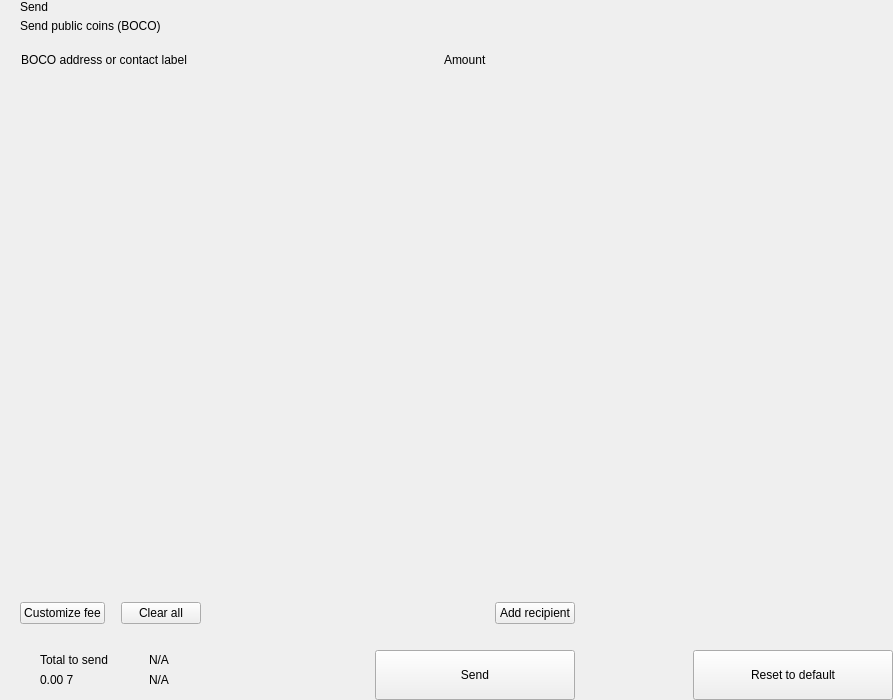
<?xml version="1.0" encoding="UTF-8"?>
<ui version="4.0">
 <class>send</class>
 <widget class="QWidget" name="send">
  <property name="geometry">
   <rect>
    <x>0</x>
    <y>0</y>
    <width>893</width>
    <height>700</height>
   </rect>
  </property>
  <property name="windowTitle">
   <string>Form</string>
  </property>
  <layout class="QHBoxLayout" name="horizontalLayout_2" stretch="2,1">
   <property name="spacing">
    <number>0</number>
   </property>
   <property name="leftMargin">
    <number>0</number>
   </property>
   <property name="topMargin">
    <number>0</number>
   </property>
   <property name="rightMargin">
    <number>0</number>
   </property>
   <property name="bottomMargin">
    <number>0</number>
   </property>
   <item>
    <widget class="QWidget" name="left" native="true">
     <layout class="QVBoxLayout" name="verticalLayout_3">
      <property name="spacing">
       <number>0</number>
      </property>
      <property name="leftMargin">
       <number>0</number>
      </property>
      <property name="topMargin">
       <number>0</number>
      </property>
      <property name="rightMargin">
       <number>0</number>
      </property>
      <property name="bottomMargin">
       <number>0</number>
      </property>
      <item>
       <layout class="QVBoxLayout" name="verticalLayout_22" stretch="0,0,0,1,0,0,0,0">
        <property name="spacing">
         <number>0</number>
        </property>
        <item>
         <layout class="QHBoxLayout" name="horizontalLayout_3">
          <property name="spacing">
           <number>0</number>
          </property>
          <property name="leftMargin">
           <number>20</number>
          </property>
          <property name="rightMargin">
           <number>20</number>
          </property>
          <item>
           <layout class="QVBoxLayout" name="verticalLayout">
            <property name="spacing">
             <number>5</number>
            </property>
            <item>
             <widget class="QLabel" name="labelTitle">
              <property name="text">
               <string>Send</string>
              </property>
              <property name="alignment">
               <set>Qt::AlignLeading|Qt::AlignLeft|Qt::AlignVCenter</set>
              </property>
             </widget>
            </item>
            <item>
             <widget class="QLabel" name="labelSubtitle1">
              <property name="text">
               <string>Send public coins (BOCO)</string>
              </property>
             </widget>
            </item>
           </layout>
          </item>
          <item>
           <spacer name="horizontalSpacer">
            <property name="orientation">
             <enum>Qt::Horizontal</enum>
            </property>
            <property name="sizeHint" stdset="0">
             <size>
              <width>40</width>
              <height>20</height>
             </size>
            </property>
           </spacer>
          </item>
         </layout>
        </item>
        <item>
         <spacer name="verticalSpacer_2">
          <property name="orientation">
           <enum>Qt::Vertical</enum>
          </property>
          <property name="sizeType">
           <enum>QSizePolicy::Fixed</enum>
          </property>
          <property name="sizeHint" stdset="0">
           <size>
            <width>20</width>
            <height>20</height>
           </size>
          </property>
         </spacer>
        </item>
        <item>
         <layout class="QHBoxLayout" name="horizontalLayout" stretch="6,0,2">
          <property name="spacing">
           <number>0</number>
          </property>
          <property name="leftMargin">
           <number>10</number>
          </property>
          <property name="topMargin">
           <number>0</number>
          </property>
          <property name="rightMargin">
           <number>20</number>
          </property>
          <property name="bottomMargin">
           <number>0</number>
          </property>
          <item>
           <widget class="QLabel" name="labelSubtitleAddress">
            <property name="styleSheet">
             <string notr="true">margin-left:8px;</string>
            </property>
            <property name="text">
             <string>BOCO address or contact label</string>
            </property>
           </widget>
          </item>
          <item>
           <spacer name="horizontalSpacer_3">
            <property name="orientation">
             <enum>Qt::Horizontal</enum>
            </property>
            <property name="sizeType">
             <enum>QSizePolicy::Fixed</enum>
            </property>
            <property name="sizeHint" stdset="0">
             <size>
              <width>40</width>
              <height>1</height>
             </size>
            </property>
           </spacer>
          </item>
          <item>
           <widget class="QLabel" name="labelSubtitleAmount">
            <property name="text">
             <string>Amount</string>
            </property>
           </widget>
          </item>
         </layout>
        </item>
        <item>
         <widget class="QScrollArea" name="scrollArea">
          <property name="minimumSize">
           <size>
            <width>0</width>
            <height>350</height>
           </size>
          </property>
          <property name="styleSheet">
           <string notr="true">#scrollArea {
            background:transparent;
            margin-top:10px;
}</string>
          </property>
          <property name="horizontalScrollBarPolicy">
           <enum>Qt::ScrollBarAlwaysOff</enum>
          </property>
          <property name="sizeAdjustPolicy">
           <enum>QAbstractScrollArea::AdjustIgnored</enum>
          </property>
          <property name="widgetResizable">
           <bool>true</bool>
          </property>
          <property name="alignment">
           <set>Qt::AlignLeading|Qt::AlignLeft|Qt::AlignTop</set>
          </property>
          <widget class="QWidget" name="scrollAreaWidgetContents">
           <property name="geometry">
            <rect>
             <x>0</x>
             <y>0</y>
             <width>591</width>
             <height>16</height>
            </rect>
           </property>
           <property name="sizePolicy">
            <sizepolicy hsizetype="Preferred" vsizetype="Maximum">
             <horstretch>0</horstretch>
             <verstretch>0</verstretch>
            </sizepolicy>
           </property>
           <property name="autoFillBackground">
            <bool>false</bool>
           </property>
           <property name="styleSheet">
            <string notr="true">#scrollAreaWidgetContents {
             background:transparent;
             }</string>
           </property>
           <layout class="QVBoxLayout" name="verticalLayout_7">
            <property name="spacing">
             <number>0</number>
            </property>
            <property name="sizeConstraint">
             <enum>QLayout::SetDefaultConstraint</enum>
            </property>
            <property name="leftMargin">
             <number>0</number>
            </property>
            <property name="topMargin">
             <number>0</number>
            </property>
            <property name="rightMargin">
             <number>0</number>
            </property>
            <property name="bottomMargin">
             <number>0</number>
            </property>
           </layout>
          </widget>
         </widget>
        </item>
        <item>
         <spacer name="verticalSpacer_4">
          <property name="orientation">
           <enum>Qt::Vertical</enum>
          </property>
          <property name="sizeType">
           <enum>QSizePolicy::Fixed</enum>
          </property>
          <property name="sizeHint" stdset="0">
           <size>
            <width>20</width>
            <height>20</height>
           </size>
          </property>
         </spacer>
        </item>
        <item>
         <layout class="QHBoxLayout" name="horizontalLayout_20">
          <property name="spacing">
           <number>6</number>
          </property>
          <property name="leftMargin">
           <number>20</number>
          </property>
          <property name="rightMargin">
           <number>20</number>
          </property>
          <item>
           <widget class="QPushButton" name="pushButtonFee">
            <property name="focusPolicy">
             <enum>Qt::NoFocus</enum>
            </property>
            <property name="text">
             <string>Customize fee</string>
            </property>
           </widget>
          </item>
          <item>
           <spacer name="horizontalSpacer_11">
            <property name="orientation">
             <enum>Qt::Horizontal</enum>
            </property>
            <property name="sizeType">
             <enum>QSizePolicy::Minimum</enum>
            </property>
            <property name="sizeHint" stdset="0">
             <size>
              <width>10</width>
              <height>20</height>
             </size>
            </property>
           </spacer>
          </item>
          <item>
           <widget class="QPushButton" name="pushButtonClear">
            <property name="focusPolicy">
             <enum>Qt::NoFocus</enum>
            </property>
            <property name="layoutDirection">
             <enum>Qt::RightToLeft</enum>
            </property>
            <property name="text">
             <string>Clear all</string>
            </property>
           </widget>
          </item>
          <item>
           <spacer name="horizontalSpacer_2">
            <property name="orientation">
             <enum>Qt::Horizontal</enum>
            </property>
            <property name="sizeHint" stdset="0">
             <size>
              <width>40</width>
              <height>20</height>
             </size>
            </property>
           </spacer>
          </item>
          <item>
           <widget class="QPushButton" name="pushButtonAddRecipient">
            <property name="focusPolicy">
             <enum>Qt::NoFocus</enum>
            </property>
            <property name="text">
             <string>Add recipient</string>
            </property>
           </widget>
          </item>
         </layout>
        </item>
        <item>
         <spacer name="verticalSpacer">
          <property name="orientation">
           <enum>Qt::Vertical</enum>
          </property>
          <property name="sizeType">
           <enum>QSizePolicy::Fixed</enum>
          </property>
          <property name="sizeHint" stdset="0">
           <size>
            <width>20</width>
            <height>16</height>
           </size>
          </property>
         </spacer>
        </item>
        <item>
         <layout class="QHBoxLayout" name="horizontalLayout_7">
          <property name="rightMargin">
           <number>20</number>
          </property>
          <item>
           <layout class="QHBoxLayout" name="horizontalLayout_10">
            <property name="spacing">
             <number>0</number>
            </property>
            <property name="leftMargin">
             <number>8</number>
            </property>
            <item>
             <widget class="QStackedWidget" name="stackedWidget">
              <property name="minimumSize">
               <size>
                <width>0</width>
                <height>60</height>
               </size>
              </property>
              <property name="maximumSize">
               <size>
                <width>16777215</width>
                <height>60</height>
               </size>
              </property>
              <widget class="QWidget" name="page1">
               <layout class="QVBoxLayout" name="verticalLayout_71" stretch="0">
                <property name="spacing">
                 <number>6</number>
                </property>
                <property name="leftMargin">
                 <number>12</number>
                </property>
                <property name="topMargin">
                 <number>0</number>
                </property>
                <property name="rightMargin">
                 <number>0</number>
                </property>
                <property name="bottomMargin">
                 <number>0</number>
                </property>
                <item>
                 <widget class="QWidget" name="coinWidget" native="true">
                  <property name="minimumSize">
                   <size>
                    <width>0</width>
                    <height>60</height>
                   </size>
                  </property>
                  <property name="maximumSize">
                   <size>
                    <width>16777215</width>
                    <height>60</height>
                   </size>
                  </property>
                  <layout class="QHBoxLayout" name="horizontalLayout_9">
                   <property name="spacing">
                    <number>0</number>
                   </property>
                   <property name="leftMargin">
                    <number>20</number>
                   </property>
                   <property name="topMargin">
                    <number>10</number>
                   </property>
                   <property name="rightMargin">
                    <number>20</number>
                   </property>
                   <property name="bottomMargin">
                    <number>10</number>
                   </property>
                   <item>
                    <layout class="QVBoxLayout" name="verticalSend">
                     <property name="spacing">
                      <number>0</number>
                     </property>
                     <item>
                      <widget class="QLabel" name="labelTitleTotalSend">
                       <property name="text">
                        <string>Total to send</string>
                       </property>
                      </widget>
                     </item>
                     <item>
                      <widget class="QLabel" name="labelAmountSend">
                       <property name="text">
                        <string notr="true">0.00 7</string>
                       </property>
                      </widget>
                     </item>
                    </layout>
                   </item>
                   <item>
                    <spacer name="horizontalSpacer_9">
                     <property name="orientation">
                      <enum>Qt::Horizontal</enum>
                     </property>
                     <property name="sizeType">
                      <enum>QSizePolicy::Fixed</enum>
                     </property>
                     <property name="sizeHint" stdset="0">
                      <size>
                       <width>20</width>
                       <height>20</height>
                      </size>
                     </property>
                    </spacer>
                   </item>
                   <item>
                    <widget class="QLabel" name="labelLine">
                     <property name="minimumSize">
                      <size>
                       <width>1</width>
                       <height>0</height>
                      </size>
                     </property>
                     <property name="maximumSize">
                      <size>
                       <width>1</width>
                       <height>16777215</height>
                      </size>
                     </property>
                     <property name="text">
                      <string/>
                     </property>
                    </widget>
                   </item>
                   <item>
                    <spacer name="horizontalSpacer_10">
                     <property name="orientation">
                      <enum>Qt::Horizontal</enum>
                     </property>
                     <property name="sizeType">
                      <enum>QSizePolicy::Fixed</enum>
                     </property>
                     <property name="sizeHint" stdset="0">
                      <size>
                       <width>20</width>
                       <height>20</height>
                      </size>
                     </property>
                    </spacer>
                   </item>
                   <item>
                    <layout class="QVBoxLayout" name="verticalRemaining">
                     <property name="spacing">
                      <number>0</number>
                     </property>
                     <item>
                      <widget class="QLabel" name="labelTitleTotalRemaining">
                       <property name="text">
                        <string notr="true">N/A</string>
                       </property>
                      </widget>
                     </item>
                     <item>
                      <widget class="QLabel" name="labelAmountRemaining">
                       <property name="text">
                        <string notr="true">N/A</string>
                       </property>
                      </widget>
                     </item>
                    </layout>
                   </item>
                  </layout>
                 </widget>
                </item>
               </layout>
              </widget>
              <widget class="QWidget" name="page_2"/>
             </widget>
            </item>
           </layout>
          </item>
          <item>
           <spacer name="horizontalSpacer_5">
            <property name="orientation">
             <enum>Qt::Horizontal</enum>
            </property>
            <property name="sizeType">
             <enum>QSizePolicy::Expanding</enum>
            </property>
            <property name="sizeHint" stdset="0">
             <size>
              <width>40</width>
              <height>20</height>
             </size>
            </property>
           </spacer>
          </item>
          <item alignment="Qt::AlignBottom">
           <widget class="QPushButton" name="pushButtonSave">
            <property name="minimumSize">
             <size>
              <width>200</width>
              <height>50</height>
             </size>
            </property>
            <property name="maximumSize">
             <size>
              <width>200</width>
              <height>50</height>
             </size>
            </property>
            <property name="focusPolicy">
             <enum>Qt::NoFocus</enum>
            </property>
            <property name="text">
             <string>Send</string>
            </property>
           </widget>
          </item>
         </layout>
        </item>
       </layout>
      </item>
     </layout>
    </widget>
   </item>
   <item>
    <widget class="QWidget" name="right" native="true">
     <layout class="QVBoxLayout" name="verticalLayout_5">
      <property name="leftMargin">
       <number>0</number>
      </property>
      <property name="topMargin">
       <number>0</number>
      </property>
      <property name="rightMargin">
       <number>0</number>
      </property>
      <property name="bottomMargin">
       <number>0</number>
      </property>
      <item>
       <layout class="QVBoxLayout" name="verticalLayout_4">
        <property name="spacing">
         <number>6</number>
        </property>
        <item>
         <widget class="OptionButton" name="btnCoinControl" native="true">
          <property name="minimumSize">
           <size>
            <width>0</width>
            <height>50</height>
           </size>
          </property>
         </widget>
        </item>
        <item>
         <widget class="OptionButton" name="btnChangeAddress" native="true">
          <property name="minimumSize">
           <size>
            <width>0</width>
            <height>50</height>
           </size>
          </property>
         </widget>
        </item>
        <item>
         <widget class="OptionButton" name="btnUri" native="true">
          <property name="minimumSize">
           <size>
            <width>0</width>
            <height>50</height>
           </size>
          </property>
         </widget>
        </item>
        <item>
         <spacer name="verticalSpacer_5">
          <property name="orientation">
           <enum>Qt::Vertical</enum>
          </property>
          <property name="sizeHint" stdset="0">
           <size>
            <width>20</width>
            <height>40</height>
           </size>
          </property>
         </spacer>
        </item>
        <item>
         <layout class="QHBoxLayout" name="horizontalLayout_8">
          <item>
           <spacer name="horizontalSpacer_7">
            <property name="orientation">
             <enum>Qt::Horizontal</enum>
            </property>
            <property name="sizeHint" stdset="0">
             <size>
              <width>40</width>
              <height>20</height>
             </size>
            </property>
           </spacer>
          </item>
          <item>
           <widget class="QPushButton" name="pushButtonReset">
            <property name="minimumSize">
             <size>
              <width>200</width>
              <height>50</height>
             </size>
            </property>
            <property name="maximumSize">
             <size>
              <width>200</width>
              <height>50</height>
             </size>
            </property>
            <property name="focusPolicy">
             <enum>Qt::NoFocus</enum>
            </property>
            <property name="text">
             <string>Reset to default</string>
            </property>
           </widget>
          </item>
         </layout>
        </item>
       </layout>
      </item>
     </layout>
    </widget>
   </item>
  </layout>
 </widget>
 <customwidgets>
  <customwidget>
   <class>OptionButton</class>
   <extends>QWidget</extends>
   <header>qt/pivx/optionbutton.h</header>
   <container>1</container>
  </customwidget>
 </customwidgets>
 <resources/>
 <connections/>
</ui>
